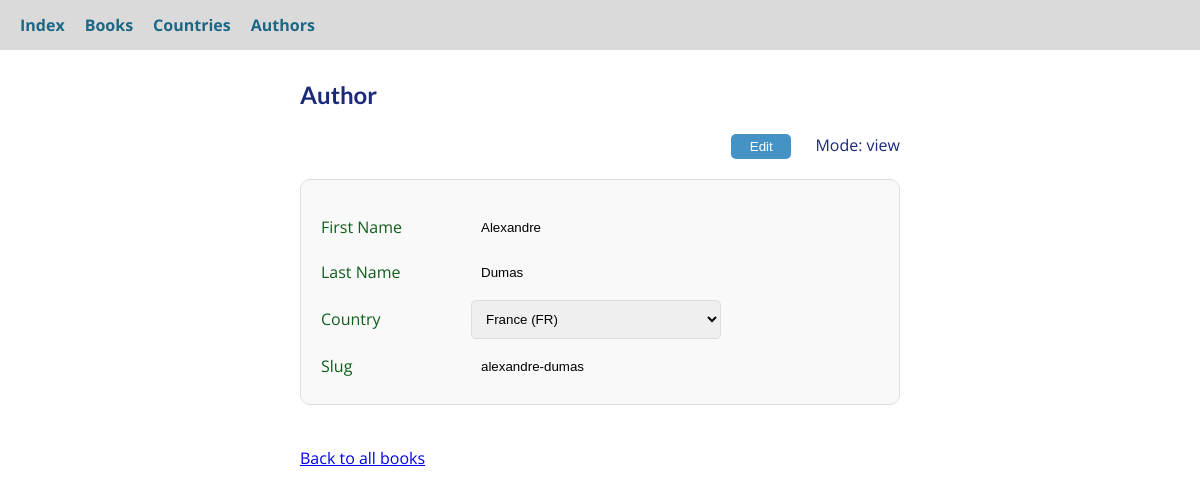
The app's page /authors/alexandre-dumas/ with its own data.
### book_store/models.py (models this page shows, shortened)
class Author(models.Model):
    class Meta:
        verbose_name_plural = "Authors"
        unique_together = ["first_name", "last_name"]
    first_name = models.CharField(max_length=50, null=True, blank=True, db_index=True)
    last_name = models.CharField(max_length=50, null=True, blank=True, db_index=True)
    country = models.ForeignKey(Country, on_delete=models.PROTECT, null=True, blank=True, db_index=True, related_name="authors")
    slug = models.SlugField(default="", blank=True, null=False, db_index=True)

### book_store/views.py (the view, shortened to what this page needs)
# urls.py: path("authors/<slug:slug>/", views.author_form, name="author_form"),
def author_form(request, slug=None):
    fields = [
        {"name": "first_name", "label": "First Name"},
        {"name": "last_name", "label": "Last Name"},
        {"name": "country", "label": "Country", "is_relation": True, "choices": Country.objects.all()},
        {"name": "slug", "label": "Slug"},
    ]
    data = get_object_or_404(Author, slug=slug)
    context = {"title": "Author", "fields": fields, "data": data, "mode": "view"}
    return render(request, "book_store/generic_form.html", context)

### book_store/models.py (called while the page is built)
    def __str__(self):
        return f"{self.name} ({self.code})"

### book_store/templatetags/custom_filters.py (called while the page is built)
@register.filter
def get_item(obj, attr):
    return getattr(obj, attr)

### book_store/templates/book_store/generic_form.html (shortened to what this page needs)
{% extends "book_store/base.html" %}
{% load custom_filters %}
{% block content %}
<div class="form-section">
    <h1>{{ title }}</h1>
    <div style="text-align: right;">
        <button id="edit-toggle" style="margin-right:20px;" type="button">Edit</button>
        <span id="form-mode">Mode: {{ mode }}</span>
    </div>
    <form method="POST" action="" id="editable-form" data-mode="{{ mode }}">
        {% for field in fields %}
            <div>
                <label for="{{ field.name }}">{{ field.label }}</label>
                {% if field.is_relation %}
                    <select id="{{ field.name }}" name="{{ field.name }}" >
                        {% for choice in field.choices %}
                            <option value="{{ choice.1 }}" >
                                {{ choice }}
                            </option>
                        {% endfor %}
                    </select>
                {% else %}
                    <input type="text"
                           id="{{ field.name }}"
                           name="{{ field.name }}"
                           value="{{ data|get_item:field.name }}"
                           {% if mode == 'view' %}readonly style="border: none; background: transparent;"{% endif %}>
                {% endif %}
            </div>
        {% endfor %}
    </form>
    <br>
    <a href="{% url 'index' %}">Back to all books</a>
</div>
{% endblock content %}

### static/app.css (style rules this page uses)
* { box-sizing: border-box; }
html { font-family: 'Open Sans', 'Lato', sans-serif; }
body { margin: 80px; color: rgb(27, 41, 122); }
h1, h2, h3 { font-family: 'Lato', sans-serif; font-weight: bold; }
form { color: rgb(16, 94, 27); display: flex; flex-direction: column; margin: 20px 0; border: 1px solid #ddd; padding: 20px; border-radius: 10px; background-color: #f9f9f9; }
form>div { display: flex; align-items: center; margin-top: 10px; }
form>div>label { width: 150px; }
form>div>input, select { width: 250px; border: 1px solid #ddd; padding: 10px; border-radius: 5px; }
button { margin-top: 5px; padding: 5px; width: 60px; background-color: #4592c5; color: white; border: none; border-radius: 5px; cursor: pointer; }
.form-section { max-width: 600px; margin: 0 auto; }

### records on screen
Author: fields "Alexandre" "Dumas" "alexandre-dumas"

### other values on screen
{{ title }} "Author"
{{ mode }} "view"
{{ field.label }} "First Name" "Last Name" "Country" "Slug"
form field country "France (FR)"
